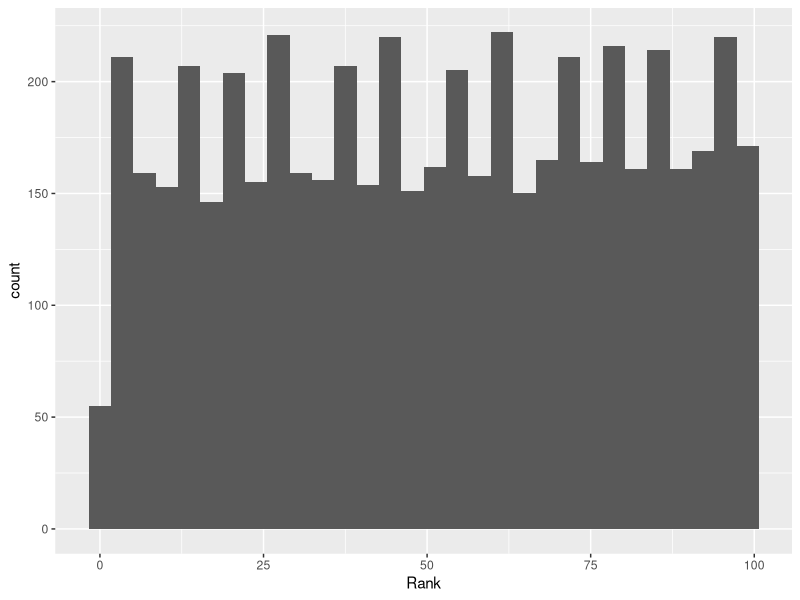

The R source for this figure:
## ---- chunk 1
dat<-c(2,3,4,5)
class(dat)
typeof(dat)
is.atomic(dat)
## ---- chunk 2
dat3<-c('TRUE','TALL','SHORT','LONG')
class(dat3)
length(dat3)
nchar(dat3)
## ---- chunk 3
dat4<-list(c(1,3,7),c(TRUE,FALSE),c('TALL','SHORT'))
class(dat4)
is.atomic(dat4)
is.list(dat4)
typeof(dat4)
## ---- chunk 4
dat5 <- matrix(c(1:9),nrow = 3,ncol = 3,byrow = TRUE)
class(dat5)
## ---- chunk 5
dat6 <- factor(c('TALL','SHORT','AVERAGE'))
class(dat6)
levels(dat6)
## ---- chunk 6
dat7 <- data.frame(Age=c(40,30),Sex=c('Male','Female'))
class(dat7)
dim(dat7)
dat7[2,1]<-20
## ---- chunk 7
library(tidyverse)
library(here)
library(readxl)
library(skimr)
## ---- chunk 8
dat1<-read_csv(here::here('data/sorghum.csv')) 
# Congratulation you have successfully read a csv file into R
# Now assign it to an object
dat1 %>% head()
dat1 %>% tail()
print(dat1)
#dat1$trial<-as.factor(dat1$trial)
dat2<-dat1 %>% mutate_if(is.character,factor)
skim(dat2)
## ---- chunk 9
dat2 %>% slice_head()
dat2 %>% slice_tail()
## ---- chunk 10
data("billboard") # this data is from tidyr package and we are going to wrangle this data and produce insight from it
billboard %>% slice_head(n=5) # What do you observe about this dataset ?
# is it a tidydata ?
## ---- chunk 11
bill1<-billboard %>% pivot_longer(starts_with('wk'),names_to = 'Week',values_to = 'Rank',values_drop_na = TRUE)
## ---- chunk 12
ggplot(bill1,aes(x=Rank))+geom_histogram()
## ---- chunk 13
tab4<-table3 %>% separate(rate,into = c('Rate','Count'))
## ---- chunk 14
bill2<-bill1 %>% pivot_wider(names_from = Week,values_from = Rank)
## ---- chunk 15
# bill6<-bill2 %>% unite(col = 'Date', c('Year','Month','Day'))
## ---- chunk 16
tab5<-tab4 %>% unite(col = 'Rate',c('Rate','Count'),sep = '/')
View(tab5)
